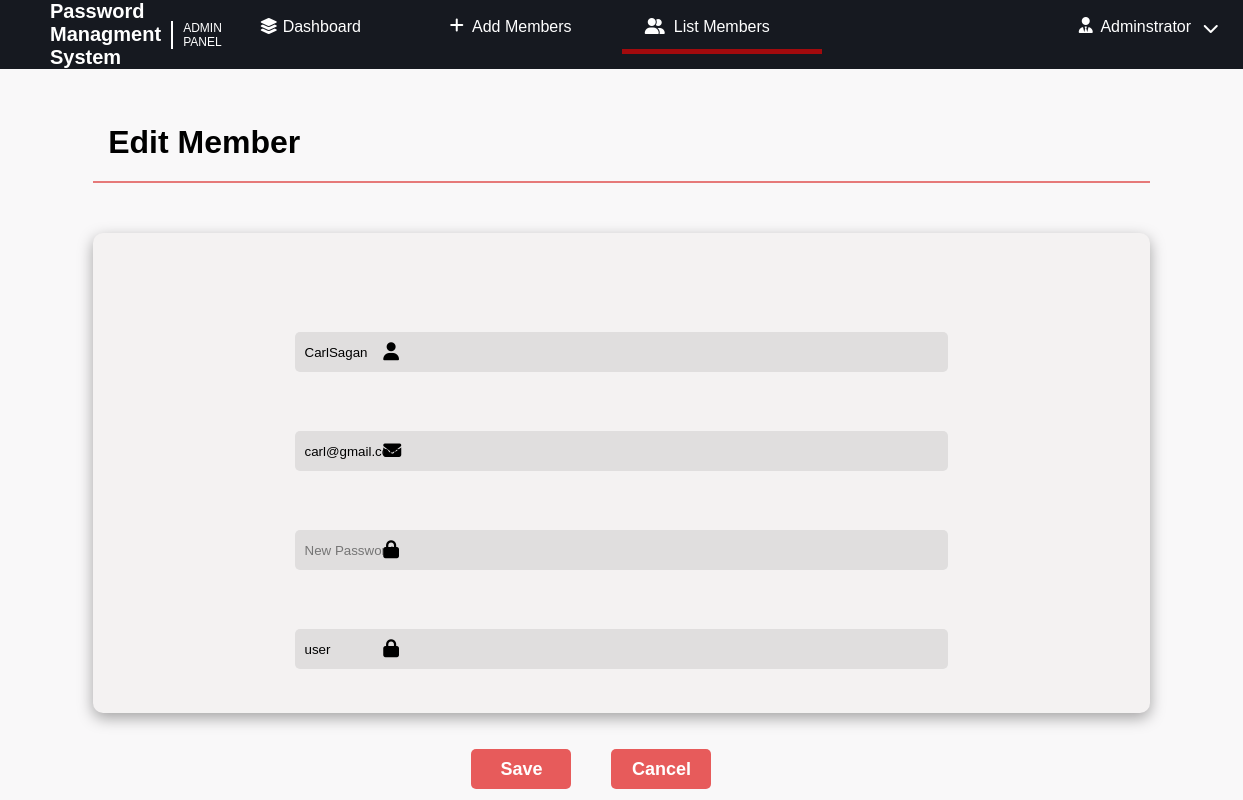
/edit_member.php?updateid=41, run on the app's committed database.
### tables this page shows
CREATE TABLE `users` (
  `userID` int(11) NOT NULL,
  `username` varchar(60) NOT NULL,
  `email` varchar(60) NOT NULL,
  `password` varchar(60) NOT NULL,
  `role` varchar(5) NOT NULL DEFAULT 'user'
);

### edit_member.php (the view, shortened to what this page needs)
<!DOCTYPE html>
<html lang="en">
<head>
</head>
<link rel="stylesheet" href="admin-list-members-style1.css">
 <link rel="stylesheet" href="https://cdnjs.cloudflare.com/ajax/libs/font-awesome/6.5.1/css/all.min.css"/>
 <?php
include "connection.php";
if(isset($_POST['cancel'])){
    header("Location:admin_list_members.php");
}else{
    $uid = $_GET['updateid'];
    $sql= "SELECT * FROM `users` WHERE userID = $uid";
    $result = mysqli_query($conn,$sql);
    $row = mysqli_fetch_assoc($result);
    $username=$row['username'];
    $emailadd=$row['email'];
    $role=$row['role'];
}
?>
<body>
     <div class="container">
        <header>
            <div class="logo">
                <h1>Password Managment System</h1>
                <p>ADMIN PANEL</p>
            </div>
            <div class="menu">
                <ul>
                    <div class="item">
                        <i class="fa-solid fa-layer-group"></i>
                        <li> <a href="admin.php">Dashboard</a></li>
                    </div>
                    <div class="item">
                        <i class="fa-solid fa-plus"></i>
                        <li><a href="admin_members.php">Add Members</a></li>
                    </div>
                    <div class="item">
                       <i class="fa-solid fa-user-group"></i>
                        <li><a href="admin_list_members.php">List Members</a></li>
                    </div>
                </ul>
            </div>
            <div class="account">
                <div class="last-item">
                    <i class="fa-solid fa-user-tie admin-pos"></i>
                    <p>Adminstrator</p>
                    <i class="fa-solid fa-chevron-down"></i>
                </div>
            </div>
        </header>
    </div>
    <div class="content">
        <div class="title">
            <h1>Edit Member</h1>
        </div>
        <div class="main-container">
            <div class="wrapper">
                <form  method="POST" action=" <?php echo("edit_member.php?updateid={$_GET['updateid']}")?>">
                    <div class="row">
                        <i class="fas fa-user"></i>
                        <input class="field" type="text" placeholder="UserName" name="uname" value="<?php if(isset($_GET['updateid'])){
             echo $username;
            } ?>">
                    </div>
                    <div class="row">
                       <i class="fa-solid fa-envelope"></i>
                        <input class="field" type="text" placeholder="Email" name="email" value="<?php if(isset($_GET['updateid'])){
             echo $emailadd;
            } ?>">
                    </div>
                    <div class="row">
                        <i class="fas fa-lock"></i>
                        <input class="field" type="text" placeholder="New Password" name="pass">
                    </div>
                     <div class="row">
                        <i class="fas fa-lock"></i>
                        <input class="field" type="text" placeholder="Role" name="role" value="<?php if(isset($_GET['updateid'])){
             echo $role;
            } ?>">
                    </div>
                    <div class="action">
                        <div class="row button">
                            <input type="submit" value="Save" name="submit">
                        </div>
                        <div class="row button">
                            <input type="submit" value="Cancel" name="cancel">
                        </div>
                    </div>
                </form>
            </div>
        </div>
    </div>
</body>
</html>

### admin-list-members-style1.css (style rules this page uses)
body { margin: 0; padding: 0; background-color: #f9f8f9; font-family: sans-serif; box-sizing: border-box; }
h1, p, ul, li { margin: 0; padding: 0; }
.container { background-color: #161920; color: white; }
header { display: flex; justify-content: space-between; }
.logo { display: flex; justify-content: center; align-items: center; padding-left: 50px; }
.logo h1 { font-size: 20px; padding-right: 10px; }
.logo p { font-size: 12px; border-left: 2px solid white; padding-left: 10px; }
.menu { margin-right: 20%; }
.menu .item { height: 54px; transition: 0.4s ease-in; }
.menu .item:nth-child(3) { box-sizing: border-box; border-bottom: 5px solid hsla(0, 98%, 49%, 0.622); }
.menu .item i { position: relative; top: 18px; left: 38px; color: white; transition: 0.4s ease-in; }
.menu .item .fa-plus { left: 28px; top: 17px; }
.menu .item .fa-user-group { left: 23px; }
.menu ul { list-style: none; display: flex; justify-content: space-around; }
.menu ul li { width: 200px; }
.menu ul li a { text-decoration: none; display: block; width: 100%; height: 100%; text-align: center; color: white; transition: 0.4s ease-in; }
.account { margin-right: 30px; padding-right: 50px; cursor: pointer; text-align: center; transition: 0.3s ease-in; }
.last-item p { padding-left: 30px; }
.fa-chevron-down { position: relative; left: 80px; top: -16px; }
.admin-pos { position: relative; right: 45px; top: 17px; }
.content { width: 85vw; margin-inline: auto; margin-top: 35px; }
.content .title { margin-bottom: 50px; }
.content .title h1 { padding: 20px 15px; border-bottom: 2px solid hsla(0, 71%, 52%, 0.622); }

### edit_member.php (style rules this page uses)
.main-container { background-color: #f4f2f2; width: 100%; height: 60vh; box-shadow: rgba(0, 0, 0, 0.35) 0px 5px 15px; display: flow-root; border-radius: 10px; }
.wrapper form .row .field { width: 60%; height: 20px; background: #e0dede; justify-content: center; display: flex; margin: 20px auto; padding: 10px; border: none; outline: none; border-radius: 5px; }
.wrapper { margin-top: 60px; }
.content .main-container i { position: relative; left: 290px; top: 50px; font-size: large; }
.action { display: flex; flex-direction: row; justify-content: center; align-items: center; margin-top: 80px; margin-right: 100px; }
.action .row input { width: 100px; height: 40px; margin-left: 40px; background: hsla(0, 76%, 52%, 0.754); color: white; font-size: large; font-weight: bold; border: none; border-radius: 5px; transition: 0.4s ease-in-out; }

### data on the page
users: uname "CarlSagan", email "carl@gmail.com", role "user"
